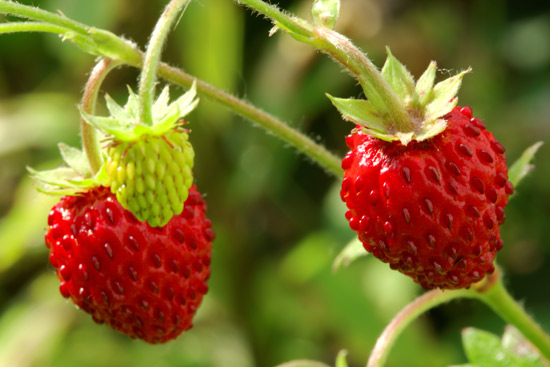
#> input picture Data/wild-strawberries.jpg, 550 x 367 px
$ python canny_edge.py
#> lines starting #> are read from the running program, lines starting #| are printed output that depends on the picture; after the words box and inside, x2 and y2 are one past the last pixel; in counts of white or black regions, pixels touching at a corner belong together
import cv2
import numpy as np

img = cv2.imread('Data/wild-strawberries.jpg')
#> img is the input picture: shape (367, 550, 3); mean B, G, R 40.7, 106.3, 125.4
hsv = cv2.cvtColor(img, cv2.COLOR_BGR2HSV)
#> hsv: shape (367, 550, 3); mean H, S, V 31.5, 187.8, 136.1

lower_red = np.array([30, 150, 50])
upper_red = np.array([255, 255, 180])

mask = cv2.inRange(hsv, lower_red, upper_red)
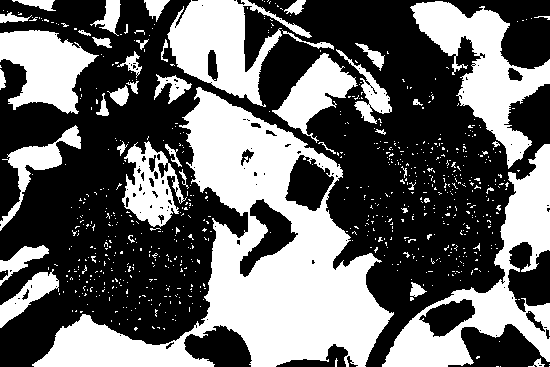
#> mask: shape (367, 550); 40.7% white; 739 white regions (693 under 20 px), largest, box (x1, y1, x2, y2) and area: (32, 87, 394, 367) 34922, (382, 144, 550, 367) 10555, (410, 1, 550, 169) 8225
res = cv2.bitwise_and(img, img, mask = mask)
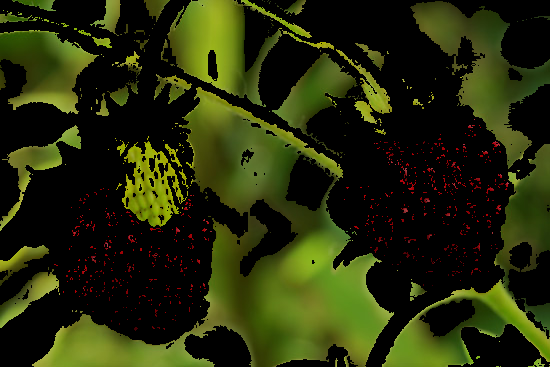
#> res: shape (367, 550, 3); mean B, G, R 9.9, 43.7, 37.7

edges = cv2.Canny(img, 100, 200)
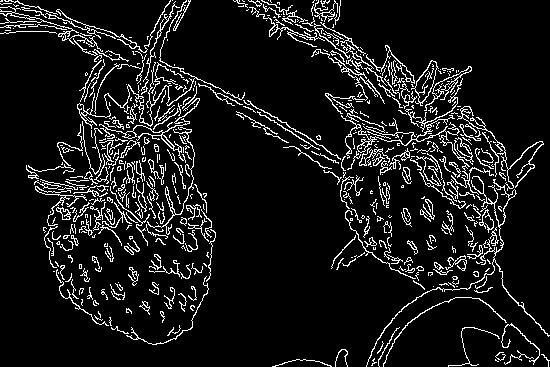
#> edges: shape (367, 550); 9.4% white in thin lines or dots

cv2.imshow('img', img)
cv2.imshow('mask', mask)
cv2.imshow('Edges', edges)

cv2.imwrite('Output/Edges.jpg', edges)

cv2.waitKey(0)
cv2.destroyAllWindows()
